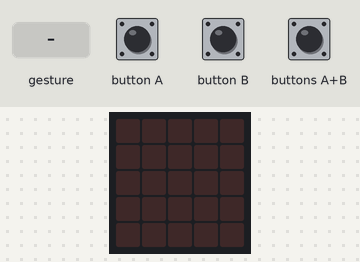
A program run on a simulated BBC micro:bit (MakeCode). Parts: the board's 5×5 LED display. The inputs (shaded band) are chosen by the test bench. A tilt is held for 1.5 s and a shake lasts 1 s, then the board lies face up again.

Above: at 1.2 s.
1.3 s: buttons A+B pressed for 0.15 s
At 3.0 s:
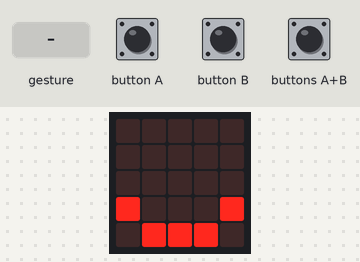
3.3 s: button B pressed for 0.15 s
At 4.4 s:
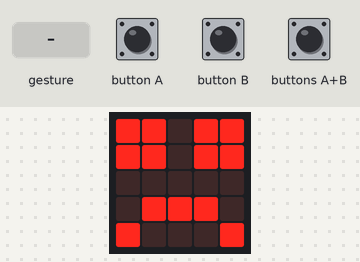
4.9 s: gesture 'shake'
At 6.3 s:
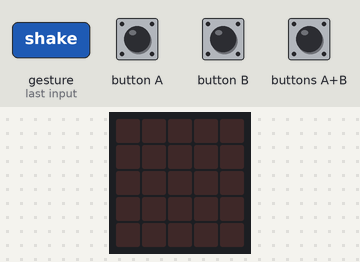
6.6 s: button A pressed for 0.15 s
At 7.9 s:
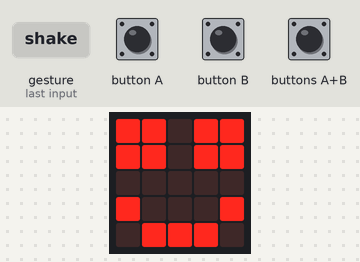
8.2 s: buttons A+B pressed for 1 s
At 10.9 s:
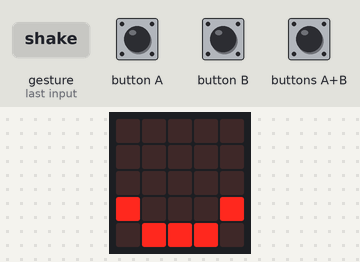
Timing chart, 0 to 12.1 s (numbered marks = the images above; inputs shaded):
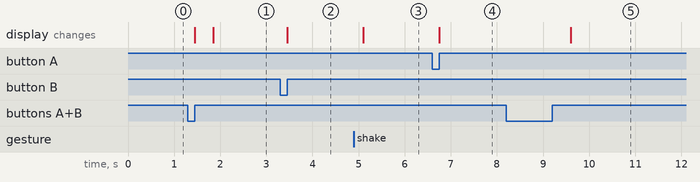

Measured:
- after the input at 1.3 s, the display: first changes after 0.15 s (image 1 shows a later state)
- after the input at 3.3 s, the display: changes after 0.15 s (image 2)
- after the input at 4.9 s, the display: changes after 0.20 s (image 3)
- after the input at 6.6 s, the display: changes after 0.15 s (image 4)
- after the input at 8.2 s, the display: changes after 1.4 s (image 5)

The program:

main.ts
```typescript
input.onButtonPressed(Button.A, function () {
    basic.showLeds(`
        # # . # #
        # # . # #
        . . . . .
        # . . . #
        . # # # .
        `)
})
input.onGesture(Gesture.Shake, function () {
    basic.clearScreen()
})
input.onButtonPressed(Button.AB, function () {
    basic.showLeds(`
        # # . # #
        # # . # #
        . . . . .
        # . . . #
        . # # # .
        `)
    basic.showLeds(`
        . . . . .
        . . . . .
        . . . . .
        # . . . #
        . # # # .
        `)
})
input.onButtonPressed(Button.B, function () {
    basic.showLeds(`
        # # . # #
        # # . # #
        . . . . .
        . # # # .
        # . . . #
        `)
})
```

test.ts
```typescript
// tests gaan hier; deze zal niet worden gecompileerd wanneer dit pakket wordt gebruikt als extensie.
```
